Frame 1 (no input): blank canvas, image omitted
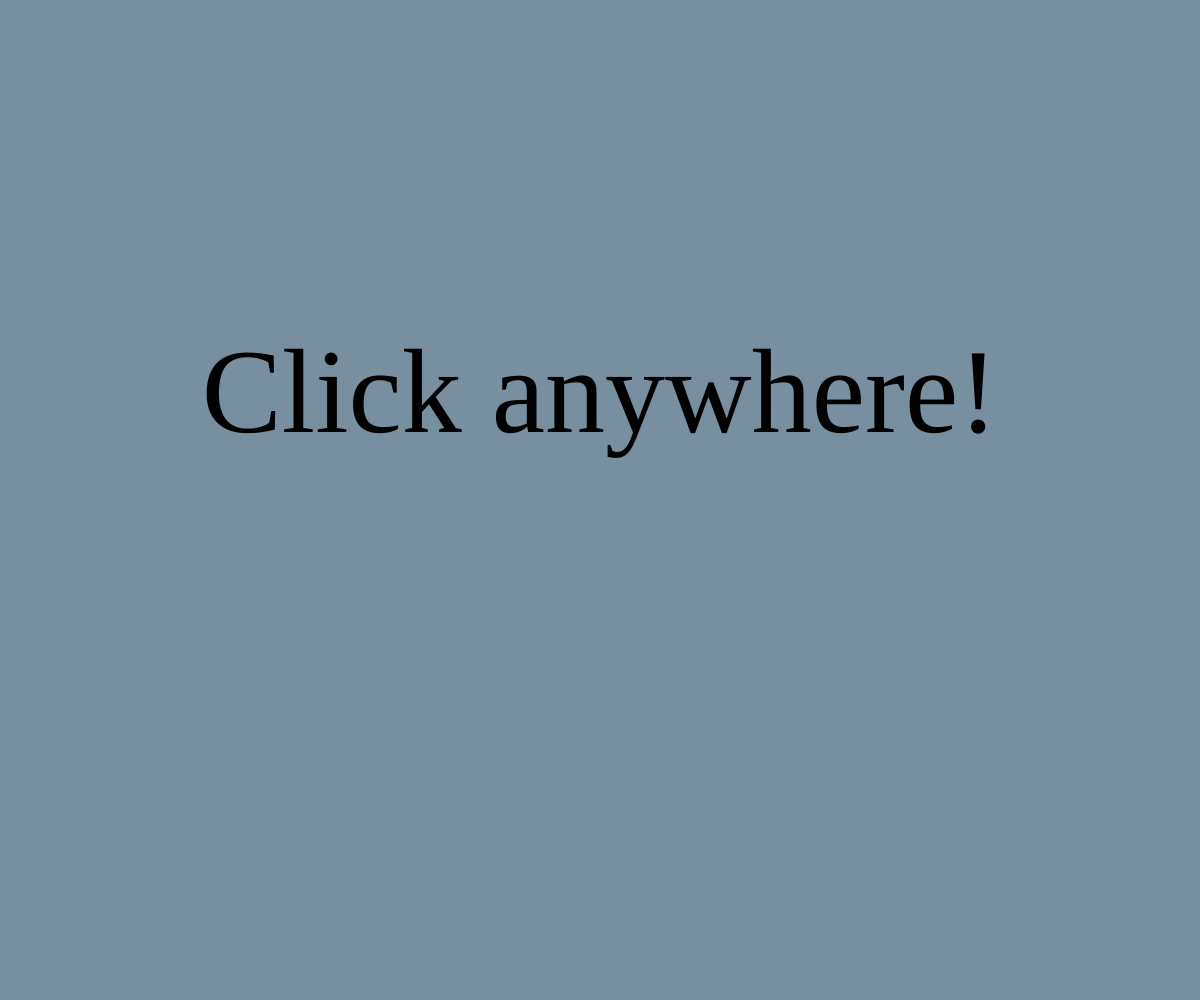
Frame 60 (no input)
Frame 120 (the mouse pressed at the canvas centre since frame 60): identical to frame 60, image omitted

The p5.js sketch that drew this single still picture (run headless with seeded random() and noise() and a simulated clock; from frame 60 on, the mouse is pressed at the canvas centre):

// p5.js sketch
// ── sketch.js
// Chaotic Balls in p5.js

// gravity works only on the y-axis
const gravity = [0, 0.2];
const density = 0.1;
const minRadius = 10;
const maxRadius = 30;
const reloadTime = 25;

var isMouseClicked = false;
var time = 0;
balls = [];


class Ball{

  constructor(x, y, vX, vY){
    this.position = [x, y];
    this.velocity = [vX, vY];
    this.radius = random(minRadius, maxRadius);
    this.mass = Math.pow(this.radius * density, 2);
    this.color = color(random(0, 255), random(0, 255), random(0, 255));
  }
  
  show(){
    fill(this.color);
    strokeWeight(0);
    circle(this.position[0], this.position[1], this.radius*2);
  }
  
  
  checkCollision(){
    
    if(this.radius + this.position[1] >= height){
      return 'down';
      
    }else if(this.position[1] - this.radius <=0){
      return 'up';
      
    }else if(this.radius + this.position[0] >= width){
      return 'right';
             
    }else if(this.position[0] - this.radius <=0){
      return 'left';  

    }else{
      return 'none';
    }

  }
  



  update(){
    
    this.position = vectorSum(this.position, this.velocity);
    
    this.velocity = vectorSum(this.velocity, [gravity[0], gravity[1]*this.mass]);
    
    switch(this.checkCollision()){
        
      case 'down':
        this.velocity[1] = -this.velocity[1];
        this.position[1] = height - this.radius;
        break;
        
      case 'up':
        this.velocity[1] = -this.velocity[1];
        this.position[1] = this.radius+1;
        break;
        
      case 'right':
        this.velocity[0] = -this.velocity[0];
        this.position[0] = width - this.radius;
        break;
        
      case 'left':
        this.velocity[0] = -this.velocity[0];
        this.position[0] = this.radius+1;
        break;
        
    }

  }
  
 
  
}


function setup(){
  createCanvas(windowWidth*displayDensity(), windowHeight*displayDensity());
}


function mouseClicked(){
  balls.push(new Ball(mouseX, mouseY, mouseX-pmouseX, mouseY-pmouseY));
  isMouseClicked = true;
}


function displayBalls(){
  for(let ball of balls){
    ball.show();
  }
}


function updateBalls(){
  for(let ball of balls){
    ball.update();
  }
}



function draw(){

  background(120, 143, 160);
  
  updateBalls();
  displayBalls();

  if(!isMouseClicked && ((Math.floor(time/reloadTime))%2 === 0)){
    textAlign(CENTER, CENTER);
    text('Click anywhere!', width * 0.5, height * 0.4);
    textSize((width)/10);
    textFont('Trebuchet MS');
    fill(0);
  }


  time++;
}

// ── vectorOperations.js
function vectorSum(v1, v2) {
  return [v1[0] + v2[0], v1[1] + v2[1]];
}

function vectorDiff(v1, v2) {
  return [v1[0] - v2[0], v1[1] - v2[1]];
}

function vectorScalar(v, n) {
  return [v[0] * n, v[1] * n];
}

function vectorNorm(v) {
  return Math.sqrt((v[0] * v[0]) + (v[1] * v[1]));
}
